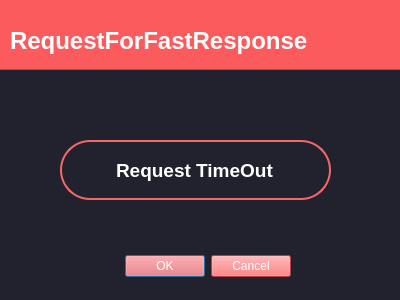
<?xml version="1.0" encoding="UTF-8"?>
<ui version="4.0">
 <class>RequestForFastResponse</class>
 <widget class="QDialog" name="RequestForFastResponse">
  <property name="geometry">
   <rect>
    <x>0</x>
    <y>0</y>
    <width>400</width>
    <height>300</height>
   </rect>
  </property>
  <property name="windowTitle">
   <string>Dialog</string>
  </property>
  <property name="styleSheet">
   <string notr="true">background-color: #22222e</string>
  </property>
  <widget class="QDialogButtonBox" name="buttonBox">
   <property name="geometry">
    <rect>
     <x>100</x>
     <y>250</y>
     <width>191</width>
     <height>32</height>
    </rect>
   </property>
   <property name="font">
    <font>
     <family>Arial</family>
     <pointsize>10</pointsize>
     <weight>75</weight>
     <bold>true</bold>
    </font>
   </property>
   <property name="styleSheet">
    <string notr="true">color: white;
background-color: #fb5b5d</string>
   </property>
   <property name="orientation">
    <enum>Qt::Horizontal</enum>
   </property>
   <property name="standardButtons">
    <set>QDialogButtonBox::Cancel|QDialogButtonBox::Ok</set>
   </property>
  </widget>
  <widget class="QFrame" name="frame">
   <property name="geometry">
    <rect>
     <x>-10</x>
     <y>-10</y>
     <width>411</width>
     <height>80</height>
    </rect>
   </property>
   <property name="styleSheet">
    <string notr="true">background-color: #fb5b5d</string>
   </property>
   <property name="frameShape">
    <enum>QFrame::StyledPanel</enum>
   </property>
   <property name="frameShadow">
    <enum>QFrame::Raised</enum>
   </property>
   <widget class="QLabel" name="label">
    <property name="geometry">
     <rect>
      <x>20</x>
      <y>30</y>
      <width>381</width>
      <height>41</height>
     </rect>
    </property>
    <property name="font">
     <font>
      <family>Arial</family>
      <pointsize>18</pointsize>
      <weight>75</weight>
      <bold>true</bold>
     </font>
    </property>
    <property name="styleSheet">
     <string notr="true">color: white</string>
    </property>
    <property name="text">
     <string>RequestForFastResponse</string>
    </property>
   </widget>
  </widget>
  <widget class="QLineEdit" name="input_currency_2">
   <property name="geometry">
    <rect>
     <x>60</x>
     <y>140</y>
     <width>271</width>
     <height>60</height>
    </rect>
   </property>
   <property name="font">
    <font>
     <family>Arial</family>
     <pointsize>14</pointsize>
     <weight>75</weight>
     <bold>true</bold>
    </font>
   </property>
   <property name="styleSheet">
    <string notr="true">background-color: #22222e;
border: 2px solid #f66867;
border-radius: 30;
color: white</string>
   </property>
   <property name="text">
    <string>Request TimeOut</string>
   </property>
   <property name="alignment">
    <set>Qt::AlignCenter</set>
   </property>
  </widget>
 </widget>
 <resources/>
 <connections>
  <connection>
   <sender>buttonBox</sender>
   <signal>accepted()</signal>
   <receiver>RequestForFastResponse</receiver>
   <slot>accept()</slot>
   <hints>
    <hint type="sourcelabel">
     <x>248</x>
     <y>254</y>
    </hint>
    <hint type="destinationlabel">
     <x>157</x>
     <y>274</y>
    </hint>
   </hints>
  </connection>
  <connection>
   <sender>buttonBox</sender>
   <signal>rejected()</signal>
   <receiver>RequestForFastResponse</receiver>
   <slot>reject()</slot>
   <hints>
    <hint type="sourcelabel">
     <x>316</x>
     <y>260</y>
    </hint>
    <hint type="destinationlabel">
     <x>286</x>
     <y>274</y>
    </hint>
   </hints>
  </connection>
 </connections>
</ui>
